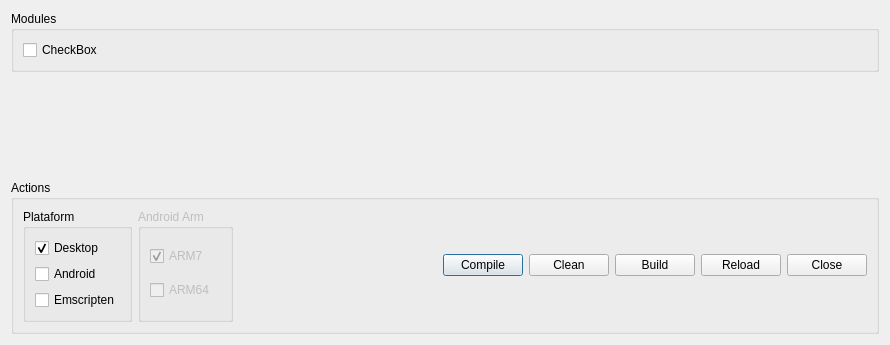
<?xml version="1.0" encoding="UTF-8"?>
<ui version="4.0">
 <class>Dialog</class>
 <widget class="QDialog" name="Dialog">
  <property name="geometry">
   <rect>
    <x>0</x>
    <y>0</y>
    <width>890</width>
    <height>345</height>
   </rect>
  </property>
  <property name="windowTitle">
   <string notr="true">Window Modules Builder</string>
  </property>
  <property name="windowIcon">
   <iconset>
    <normaloff>../../../../../../../../home/djoker/.designer/res/pkg_installed_200.png</normaloff>../../../../../../../../home/djoker/.designer/res/pkg_installed_200.png</iconset>
  </property>
  <layout class="QGridLayout" name="gridLayout_2">
   <item row="0" column="0">
    <widget class="QGroupBox" name="groupBox">
     <property name="sizePolicy">
      <sizepolicy hsizetype="Expanding" vsizetype="Preferred">
       <horstretch>0</horstretch>
       <verstretch>0</verstretch>
      </sizepolicy>
     </property>
     <property name="title">
      <string notr="true">Modules</string>
     </property>
     <layout class="QGridLayout" name="gridLayout">
      <item row="0" column="0">
       <widget class="QCheckBox" name="checkBox">
        <property name="text">
         <string notr="true">CheckBox</string>
        </property>
       </widget>
      </item>
     </layout>
    </widget>
   </item>
   <item row="1" column="0">
    <spacer name="verticalSpacer">
     <property name="orientation">
      <enum>Qt::Vertical</enum>
     </property>
     <property name="sizeHint" stdset="0">
      <size>
       <width>20</width>
       <height>270</height>
      </size>
     </property>
    </spacer>
   </item>
   <item row="2" column="0">
    <widget class="QGroupBox" name="groupBox_2">
     <property name="title">
      <string>Actions</string>
     </property>
     <layout class="QHBoxLayout" name="horizontalLayout">
      <item>
       <widget class="QGroupBox" name="groupBox_3">
        <property name="title">
         <string>Plataform</string>
        </property>
        <layout class="QVBoxLayout" name="verticalLayout">
         <item>
          <widget class="QCheckBox" name="checkBoxDesktop">
           <property name="text">
            <string notr="true">Desktop</string>
           </property>
           <property name="checked">
            <bool>true</bool>
           </property>
          </widget>
         </item>
         <item>
          <widget class="QCheckBox" name="checkBoxAndroid">
           <property name="text">
            <string notr="true">Android</string>
           </property>
          </widget>
         </item>
         <item>
          <widget class="QCheckBox" name="checkBoxEmsdk">
           <property name="text">
            <string notr="true">Emscripten</string>
           </property>
          </widget>
         </item>
        </layout>
       </widget>
      </item>
      <item>
       <widget class="QGroupBox" name="groupBoxAndroidArm">
        <property name="enabled">
         <bool>false</bool>
        </property>
        <property name="title">
         <string notr="true">Android Arm</string>
        </property>
        <layout class="QVBoxLayout" name="verticalLayout_2">
         <item>
          <widget class="QCheckBox" name="checkBoxArm7">
           <property name="text">
            <string notr="true">ARM7</string>
           </property>
           <property name="checked">
            <bool>true</bool>
           </property>
          </widget>
         </item>
         <item>
          <widget class="QCheckBox" name="checkBoxArm64">
           <property name="text">
            <string notr="true">ARM64</string>
           </property>
          </widget>
         </item>
        </layout>
       </widget>
      </item>
      <item>
       <spacer name="horizontalSpacer">
        <property name="orientation">
         <enum>Qt::Horizontal</enum>
        </property>
        <property name="sizeHint" stdset="0">
         <size>
          <width>40</width>
          <height>20</height>
         </size>
        </property>
       </spacer>
      </item>
      <item>
       <widget class="QPushButton" name="pushButtonCompile">
        <property name="text">
         <string notr="true">Compile</string>
        </property>
        <property name="icon">
         <iconset>
          <normaloff>../../../../../../../../home/djoker/.designer/res/menu_clean_200.png</normaloff>../../../../../../../../home/djoker/.designer/res/menu_clean_200.png</iconset>
        </property>
       </widget>
      </item>
      <item>
       <widget class="QPushButton" name="pushButtonClean">
        <property name="text">
         <string notr="true">Clean</string>
        </property>
       </widget>
      </item>
      <item>
       <widget class="QPushButton" name="pushButtonBuild">
        <property name="text">
         <string notr="true">Build</string>
        </property>
       </widget>
      </item>
      <item>
       <widget class="QPushButton" name="pushButtonRealod">
        <property name="text">
         <string notr="true">Reload</string>
        </property>
       </widget>
      </item>
      <item>
       <widget class="QPushButton" name="pushButtonClose">
        <property name="text">
         <string notr="true">Close</string>
        </property>
       </widget>
      </item>
     </layout>
    </widget>
   </item>
  </layout>
 </widget>
 <resources/>
 <connections>
  <connection>
   <sender>pushButtonBuild</sender>
   <signal>pressed()</signal>
   <receiver>Dialog</receiver>
   <slot>close()</slot>
   <hints>
    <hint type="sourcelabel">
     <x>653</x>
     <y>513</y>
    </hint>
    <hint type="destinationlabel">
     <x>443</x>
     <y>298</y>
    </hint>
   </hints>
  </connection>
 </connections>
</ui>
